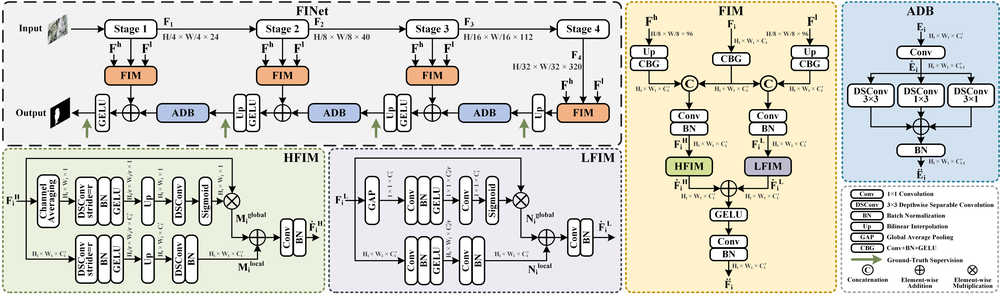
#> input picture imgs/FINet.png, 1000 x 296 px, shrunk from 7638 x 2263 before the run
$ python -i data_augmentation.py   (imports and definitions only)
#> lines starting #> are read from the running program, lines starting #| are printed output that depends on the picture
import random
from PIL import Image
from PIL import ImageEnhance
import numpy as np


# [30 lines left out: functions cv_random_flip, randomCrop, randomRotation, not called in this run]


def colorEnhance(image):
    bright_intensity = random.randint(5, 15) / 10.0
    image = ImageEnhance.Brightness(image).enhance(bright_intensity)
    contrast_intensity = random.randint(5, 15) / 10.0
    image = ImageEnhance.Contrast(image).enhance(contrast_intensity)
    color_intensity = random.randint(0, 20) / 10.0
    image = ImageEnhance.Color(image).enhance(color_intensity)
    sharp_intensity = random.randint(0, 30) / 10.0
    image = ImageEnhance.Sharpness(image).enhance(sharp_intensity)
    return image


# [24 lines left out: functions randomGaussian, randomPeper, not called in this run]

>>> import cv2
>>> picture = cv2.imread('../imgs/FINet.png', cv2.IMREAD_GRAYSCALE)
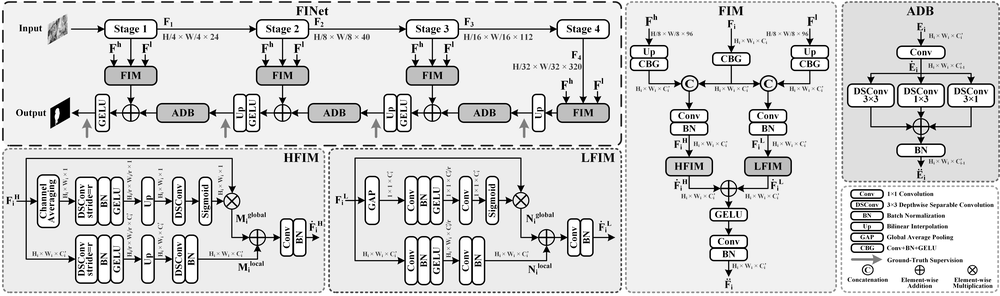
#> picture: shape (296, 1000); min 0, max 255, mean 217.8
#> (the run stopped early here; a loop or call above may not have finished)
